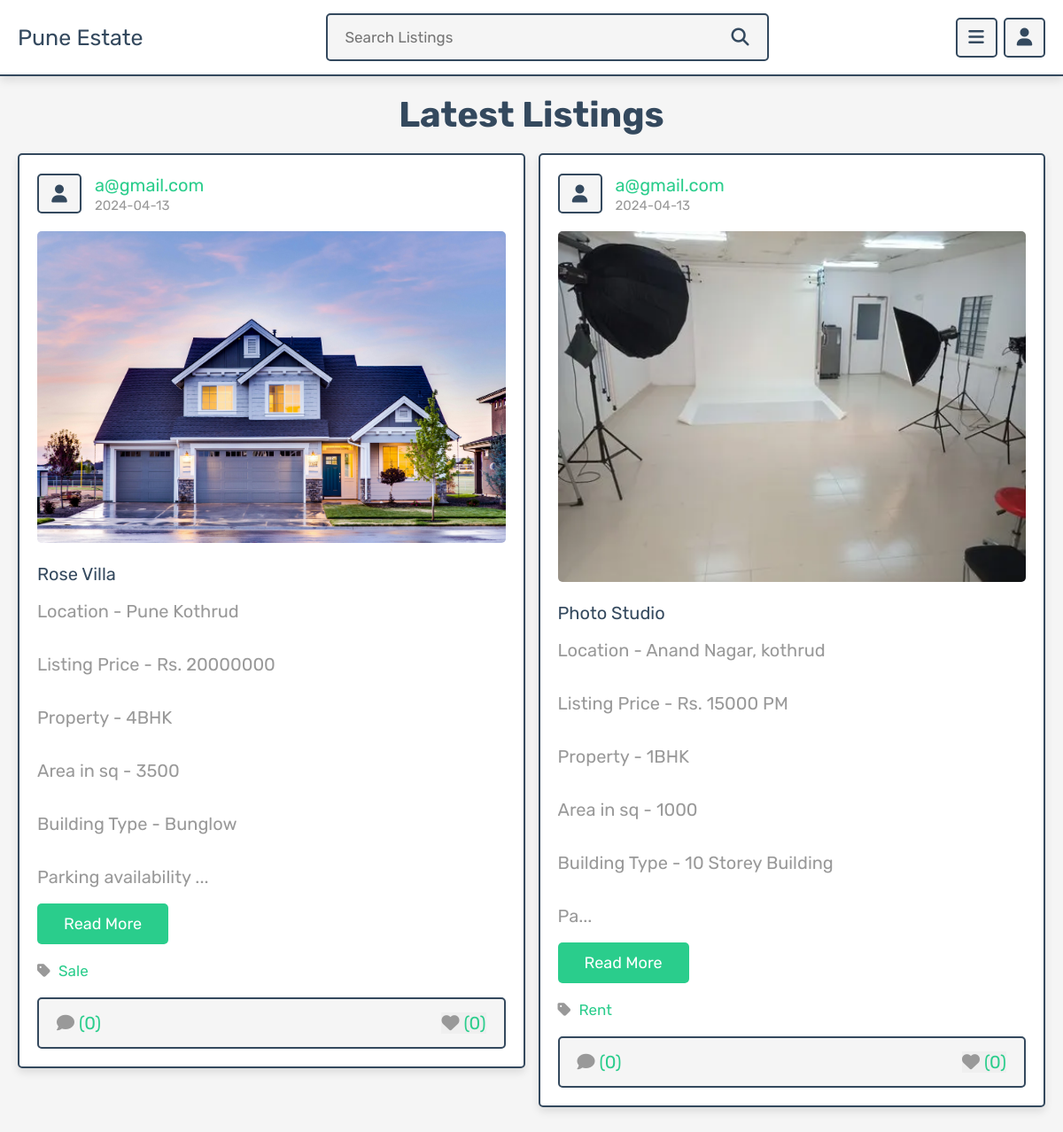
/posts.php, run on the app's committed database.
### tables this page shows
CREATE TABLE `posts` (
  `id` int(100) NOT NULL,
  `admin_id` int(100) NOT NULL,
  `name` varchar(100) NOT NULL,
  `title` varchar(100) NOT NULL,
  `content` varchar(10000) NOT NULL,
  `category` varchar(50) NOT NULL,
  `image` varchar(100) NOT NULL,
  `date` date NOT NULL DEFAULT current_timestamp(),
  `status` varchar(10) NOT NULL
);

### posts.php (the view, shortened to what this page needs)
<?php
include 'components/connect.php';
if(isset($_SESSION['user_id'])){
   $user_id = $_SESSION['user_id'];
}else{
   $user_id = '';
};
?>
<!DOCTYPE html>
<html lang="en">
<head>
   <link rel="stylesheet" href="https://cdnjs.cloudflare.com/ajax/libs/font-awesome/6.1.1/css/all.min.css">
   <link rel="stylesheet" href="css/style.css">
</head>
<body>
<?php include 'components/user_header.php'; ?>
<section class="posts-container">
   <h1 class="heading">Latest Listings</h1>
   <div class="box-container">
      <?php
         $select_posts = $conn->prepare("SELECT * FROM `posts` WHERE status = ?");
         $select_posts->execute(['active']);
         if($select_posts->rowCount() > 0){
            while($fetch_posts = $select_posts->fetch(PDO::FETCH_ASSOC)){
               $post_id = $fetch_posts['id'];
               $count_post_comments = $conn->prepare("SELECT * FROM `comments` WHERE post_id = ?");
               $count_post_comments->execute([$post_id]);
               $total_post_comments = $count_post_comments->rowCount();
               $count_post_likes = $conn->prepare("SELECT * FROM `likes` WHERE post_id = ?");
               $count_post_likes->execute([$post_id]);
               $total_post_likes = $count_post_likes->rowCount();
               $confirm_likes = $conn->prepare("SELECT * FROM `likes` WHERE user_id = ? AND post_id = ?");
               $confirm_likes->execute([$user_id, $post_id]);
      ?>
      <form class="box" method="post">
         <div class="post-admin">
            <i class="fas fa-user"></i>
            <div>
               <a href="author_posts.php?author=<?= $fetch_posts['name']; ?>"><?= $fetch_posts['name']; ?></a>
               <div><?= $fetch_posts['date']; ?></div>
            </div>
         </div>
         <?php
            if($fetch_posts['image'] != ''){
         ?>
         <img src="uploaded_img/<?= $fetch_posts['image']; ?>" class="post-image" alt="">
         <?php
         }
         ?>
         <div class="post-title"><?= $fetch_posts['title']; ?></div>
         <div class="post-content content-150"><?= $fetch_posts['content']; ?></div>
         <a href="view_post.php?post_id=<?= $post_id; ?>" class="inline-btn">read more</a>
         <a href="category.php?category=<?= $fetch_posts['category']; ?>" class="post-cat"> <i class="fas fa-tag"></i> <span><?= $fetch_posts['category']; ?></span></a>
         <div class="icons">
            <a href="view_post.php?post_id=<?= $post_id; ?>"><i class="fas fa-comment"></i><span>(<?= $total_post_comments; ?>)</span></a>
            <button type="submit" name="like_post"><i class="fas fa-heart" style="<?php if($confirm_likes->rowCount() > 0){ echo 'color:var(--red);'; } ?>  "></i><span>(<?= $total_post_likes; ?>)</span></button>
         </div>
      </form>
      <?php
         }
      }else{
         echo '<p class="empty">No Property Added</p>';
      }
      ?>
   </div>
</section>
</body>
</html>

### css/style.css (style rules this page uses)
:root { --main-color:#2acd8c; --red:#e74c3c; --orange:#f39c12; --black:#34495e; --white:#fff; --light-bg:#f5f5f5; --light-color:#999; --border:.2rem solid var(--black); --box-shadow:0 .5rem 1rem rgba(0,0,0,.1); }
* { font-family: 'Rubik', sans-serif; margin:0; padding:0; box-sizing: border-box; outline: none; border:none; text-decoration: none; }
html { font-size: 62.5%; overflow-x: hidden; scroll-behavior: smooth; scroll-padding-top: 7rem; }
body { background-color: var(--light-bg); padding-bottom: 7rem; }
section { padding:2rem; margin: 0 auto; max-width: 1200px; }
.btn, .delete-btn, .option-btn, .inline-btn, .inline-option-btn, .inline-delete-btn { margin-top: 1rem; border-radius: .5rem; cursor: pointer; font-size: 1.8rem; color:var(--white); padding:1.2rem 3rem; text-transform: capitalize; text-align: center; }
.inline-btn, .inline-option-btn, .inline-delete-btn { display: inline-block; margin-right: 1rem; }
.inline-btn, .btn { background-color: var(--main-color); }
.heading { margin-bottom: 2rem; text-align: center; font-size: 4rem; color:var(--black); text-transform: capitalize; }
.posts-container .box-container { display: grid; grid-template-columns: repeat(auto-fit, minmax(33rem, 1fr)); gap:1.5rem; align-items: flex-start; justify-content: center; }
.posts-container .box-container .box { border:var(--border); box-shadow: var(--box-shadow); border-radius: .5rem; background-color: var(--white); padding:2rem; overflow: hidden; }
.posts-container .box-container .box .post-admin { display: flex; align-items: center; gap:1.5rem; margin-bottom: 2rem; }
.posts-container .box-container .box .post-admin i { text-align: center; height: 4.5rem; width: 5rem; line-height: 4.2rem; font-size: 2rem; border:var(--border); border-radius: .5rem; background-color: var(--light-bg); color:var(--black); }
.posts-container .box-container .box .post-admin a { font-size: 2rem; color:var(--main-color); }
.posts-container .box-container .box .post-admin div { font-size: 1.5rem; margin-top: .2rem; color:var(--light-color); }
.posts-container .box-container .box .post-image { width: 100%; border-radius: .5rem; margin-bottom: 2rem; }
.posts-container .box-container .box .post-title { font-size: 2rem; color:var(--black); overflow: hidden; text-overflow: ellipsis; white-space: nowrap; margin-bottom: 1rem; }
.posts-container .box-container .box .post-content { font-size: 2rem; line-height: 1.5; padding:.5rem 0; color:var(--light-color); white-space: pre-line; }
.posts-container .box-container .box .post-content::after { content: '...'; }
.posts-container .box-container .box .post-cat { display: block; margin-top: 2rem; font-size: 1.7rem; }
.posts-container .box-container .box .post-cat i { margin-right: .5rem; color:var(--light-color); }
.posts-container .box-container .box .post-cat { color:var(--main-color); }
.posts-container .box-container .box .icons { display: flex; align-items: center; justify-content: space-between; gap:1rem; background-color: var(--light-bg); border-radius: .5rem; padding:1.5rem 2rem; border:var(--border); margin-top: 2rem; }
.posts-container .box-container .box .icons button { cursor: pointer; }
.posts-container .box-container .box .icons i { margin-right:.5rem; font-size:2rem; color:var(--light-color); }
.posts-container .box-container .box .icons span { font-size: 2rem; color:var(--main-color); }

### data on the page
posts: name "a@gmail.com", date "2024-04-13", image (picture), title "Rose Villa", content "Location - Pune Kothrud Listing Price - Rs. 20000000 Property - 4BHK Area in sq - 3500 Building Type - Bunglow Parking availability", category "Sale", total_post_comments "0", total_post_likes "0"
posts: name "a@gmail.com", date "2024-04-13", image (picture), title "Photo Studio", content "Location - Anand Nagar, kothrud Listing Price - Rs. 15000 PM Property - 1BHK Area in sq - 1000 Building Type - 10 Storey Building Pa", category "Rent", total_post_comments "0", total_post_likes "0"
